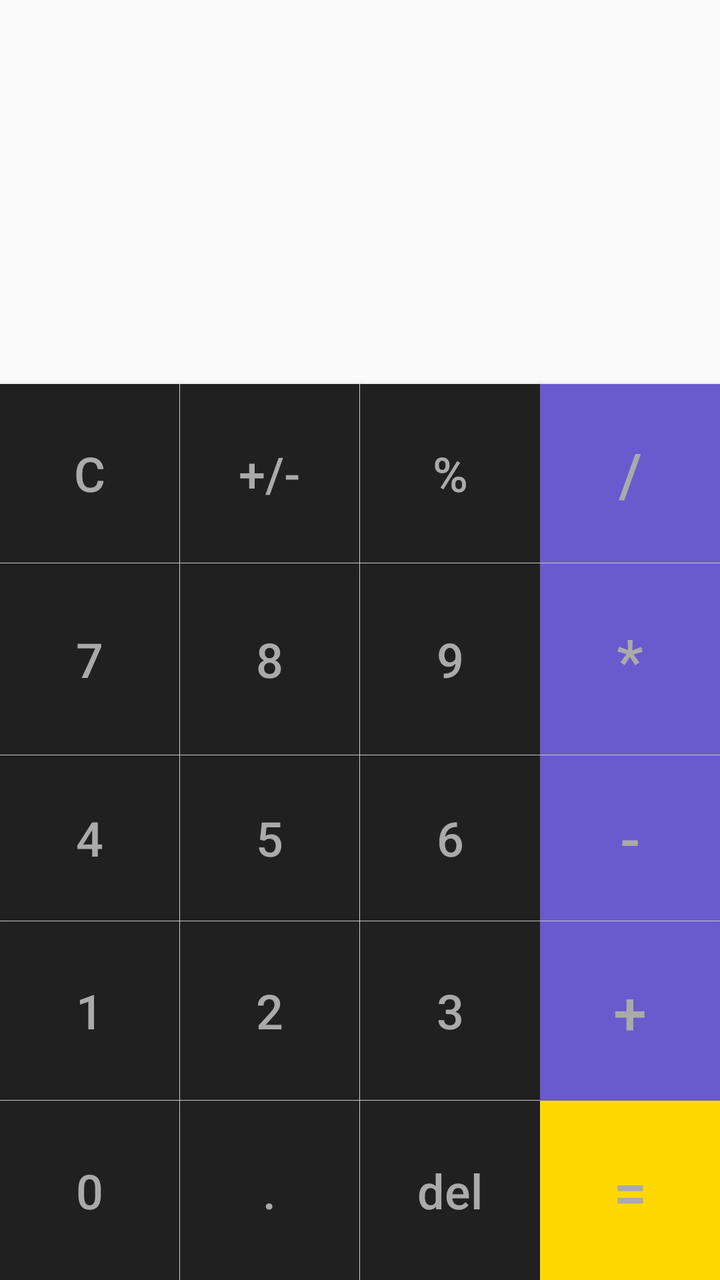
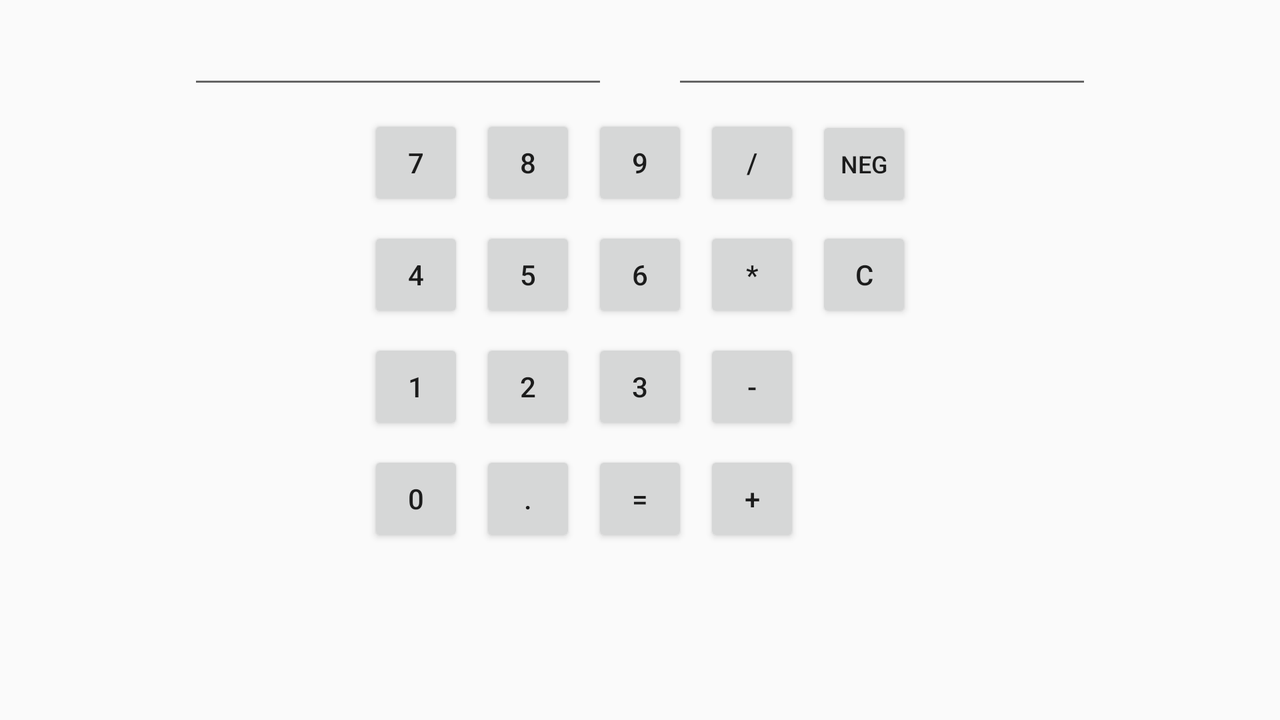

One screen, two layout resources from the same app: the default and the repository's alternative for another configuration. Each is rendered where Android would select it; the XML of both is given below.
<!-- AndroidManifest.xml: application theme AppTheme -->
<!-- res/layout/activity_main.xml -->
<?xml version="1.0" encoding="utf-8"?>
<androidx.constraintlayout.widget.ConstraintLayout
    xmlns:android="http://schemas.android.com/apk/res/android"
    xmlns:app="http://schemas.android.com/apk/res-auto"
    xmlns:tools="http://schemas.android.com/tools"
    android:layout_width="match_parent"
    android:layout_height="match_parent"
    android:background="@null">

    <TextView
        android:id="@+id/operation"
        android:layout_width="wrap_content"
        android:layout_height="wrap_content"
        android:layout_marginStart="8dp"
        android:layout_marginTop="8dp"
        android:layout_marginEnd="8dp"
        android:layout_marginBottom="8dp"
        android:textSize="36sp"
        android:textStyle="bold"
        app:layout_constraintBottom_toTopOf="@+id/guidelineHTop"
        app:layout_constraintEnd_toStartOf="@+id/newNumber"
        app:layout_constraintStart_toStartOf="parent"
        app:layout_constraintTop_toTopOf="parent" />

    <EditText
        android:id="@+id/newNumber"
        android:layout_width="0dp"
        android:layout_height="wrap_content"
        android:background="@null"
        android:ems="10"
        android:gravity="right"
        android:inputType="numberSigned|numberDecimal"
        app:layout_constraintBaseline_toBaselineOf="@+id/operation"
        app:layout_constraintEnd_toEndOf="@+id/result"
        app:layout_constraintStart_toStartOf="@+id/result" />

    <EditText
        android:id="@+id/result"
        android:layout_width="wrap_content"
        android:layout_height="wrap_content"
        android:layout_marginStart="8dp"
        android:layout_marginTop="8dp"
        android:layout_marginEnd="8dp"
        android:layout_marginBottom="8dp"
        android:background="@null"
        android:ems="10"
        android:focusable="false"
        android:focusableInTouchMode="false"
        android:gravity="right"
        android:inputType="numberSigned|numberDecimal"
        android:textSize="24sp"
        app:layout_constraintBottom_toTopOf="@+id/newNumber"
        app:layout_constraintEnd_toEndOf="parent"
        app:layout_constraintStart_toStartOf="parent"
        app:layout_constraintTop_toTopOf="parent" />

    <Button
        android:id="@+id/buttonEquals"
        android:layout_width="0dp"
        android:layout_height="0dp"
        android:background="@color/Gold"
        android:text="="
        android:textColor="@android:color/darker_gray"
        android:textSize="30sp"
        app:layout_constraintBottom_toBottomOf="parent"
        app:layout_constraintEnd_toEndOf="parent"
        app:layout_constraintStart_toStartOf="@+id/guidelineVEnd"
        app:layout_constraintTop_toTopOf="@+id/guidelineH5" />

    <Button
        android:id="@+id/buttonDelete"
        android:layout_width="0dp"
        android:layout_height="0dp"
        android:background="@color/lightBlack"
        android:text="del"
        android:textAllCaps="false"
        android:textColor="@android:color/darker_gray"
        android:textSize="24sp"
        app:layout_constraintBottom_toBottomOf="parent"
        app:layout_constraintEnd_toStartOf="@+id/guidelineVEnd"
        app:layout_constraintStart_toStartOf="@+id/guidelineVMiddle"
        app:layout_constraintTop_toTopOf="@+id/guidelineH5" />

    <Button
        android:id="@+id/buttonDot"
        android:layout_width="0dp"
        android:layout_height="0dp"
        android:layout_marginEnd="0.25dp"
        android:background="@color/lightBlack"
        android:text="."
        android:textColor="@android:color/darker_gray"
        android:textSize="24sp"
        app:layout_constraintBottom_toBottomOf="parent"
        app:layout_constraintEnd_toStartOf="@+id/guidelineVMiddle"
        app:layout_constraintStart_toStartOf="@+id/guidelineVStart"
        app:layout_constraintTop_toTopOf="@+id/guidelineH5" />

    <Button
        android:id="@+id/button0"
        android:layout_width="0dp"
        android:layout_height="0dp"
        android:layout_marginEnd="0.25dp"
        android:background="@color/lightBlack"
        android:text="0"
        android:textColor="@android:color/darker_gray"
        android:textSize="24sp"
        app:layout_constraintBottom_toBottomOf="parent"
        app:layout_constraintEnd_toStartOf="@+id/guidelineVStart"
        app:layout_constraintStart_toStartOf="parent"
        app:layout_constraintTop_toTopOf="@+id/guidelineH5" />

    <Button
        android:id="@+id/buttonPlus"
        android:layout_width="0dp"
        android:layout_height="0dp"
        android:background="@color/slateBlue"
        android:text="+"
        android:textColor="@android:color/darker_gray"
        android:textSize="30sp"
        app:layout_constraintBottom_toTopOf="@+id/guidelineH5"
        app:layout_constraintEnd_toEndOf="parent"
        app:layout_constraintStart_toStartOf="@+id/guidelineVEnd"
        app:layout_constraintTop_toTopOf="@+id/guidelineH4" />

    <Button
        android:id="@+id/button3"
        android:layout_width="0dp"
        android:layout_height="0dp"
        android:layout_marginBottom="0.25dp"
        android:background="@color/lightBlack"
        android:text="3"
        android:textColor="@android:color/darker_gray"
        android:textSize="24sp"
        app:layout_constraintBottom_toTopOf="@+id/guidelineH5"
        app:layout_constraintEnd_toStartOf="@+id/guidelineVEnd"
        app:layout_constraintStart_toStartOf="@+id/guidelineVMiddle"
        app:layout_constraintTop_toTopOf="@+id/guidelineH4" />

    <Button
        android:id="@+id/button2"
        android:layout_width="0dp"
        android:layout_height="0dp"
        android:layout_marginEnd="0.25dp"
        android:layout_marginBottom="0.25dp"
        android:background="@color/lightBlack"
        android:text="2"
        android:textColor="@android:color/darker_gray"
        android:textSize="24sp"
        app:layout_constraintBottom_toTopOf="@+id/guidelineH5"
        app:layout_constraintEnd_toStartOf="@+id/guidelineVMiddle"
        app:layout_constraintStart_toStartOf="@+id/guidelineVStart"
        app:layout_constraintTop_toTopOf="@+id/guidelineH4" />

    <Button
        android:id="@+id/button1"
        android:layout_width="0dp"
        android:layout_height="0dp"
        android:layout_marginEnd="0.25dp"
        android:layout_marginBottom="0.25dp"
        android:background="@color/lightBlack"
        android:text="1"
        android:textColor="@android:color/darker_gray"
        android:textSize="24sp"
        app:layout_constraintBottom_toTopOf="@+id/guidelineH5"
        app:layout_constraintEnd_toStartOf="@+id/guidelineVStart"
        app:layout_constraintStart_toStartOf="parent"
        app:layout_constraintTop_toTopOf="@+id/guidelineH4" />

    <Button
        android:id="@+id/buttonMinus"
        android:layout_width="0dp"
        android:layout_height="0dp"
        android:layout_marginBottom="0.25dp"
        android:background="@color/slateBlue"
        android:text="-"
        android:textColor="@android:color/darker_gray"
        android:textSize="30sp"
        app:layout_constraintBottom_toTopOf="@+id/guidelineH4"
        app:layout_constraintEnd_toEndOf="parent"
        app:layout_constraintStart_toStartOf="@+id/guidelineVEnd"
        app:layout_constraintTop_toTopOf="@+id/guidelineH3" />

    <Button
        android:id="@+id/button6"
        android:layout_width="0dp"
        android:layout_height="0dp"
        android:layout_marginBottom="0.25dp"
        android:background="@color/lightBlack"
        android:text="6"
        android:textColor="@android:color/darker_gray"
        android:textSize="24sp"
        app:layout_constraintBottom_toTopOf="@+id/guidelineH4"
        app:layout_constraintEnd_toStartOf="@+id/guidelineVEnd"
        app:layout_constraintStart_toStartOf="@+id/guidelineVMiddle"
        app:layout_constraintTop_toTopOf="@+id/guidelineH3" />

    <Button
        android:id="@+id/button5"
        android:layout_width="0dp"
        android:layout_height="0dp"
        android:layout_marginEnd="0.25dp"
        android:layout_marginBottom="0.25dp"
        android:background="@color/lightBlack"
        android:text="5"
        android:textColor="@android:color/darker_gray"
        android:textSize="24sp"
        app:layout_constraintBottom_toTopOf="@+id/guidelineH4"
        app:layout_constraintEnd_toStartOf="@+id/guidelineVMiddle"
        app:layout_constraintStart_toStartOf="@+id/guidelineVStart"
        app:layout_constraintTop_toTopOf="@+id/guidelineH3" />

    <Button
        android:id="@+id/button4"
        android:layout_width="0dp"
        android:layout_height="0dp"
        android:layout_marginEnd="0.25dp"
        android:layout_marginBottom="0.25dp"
        android:background="@color/lightBlack"
        android:text="4"
        android:textColor="@android:color/darker_gray"
        android:textSize="24sp"
        app:layout_constraintBottom_toTopOf="@+id/guidelineH4"
        app:layout_constraintEnd_toStartOf="@+id/guidelineVStart"
        app:layout_constraintStart_toStartOf="parent"
        app:layout_constraintTop_toTopOf="@+id/guidelineH3" />

    <Button
        android:id="@+id/buttonMultiply"
        android:layout_width="0dp"
        android:layout_height="0dp"
        android:layout_marginBottom="0.25dp"
        android:background="@color/slateBlue"
        android:text="*"
        android:textColor="@android:color/darker_gray"
        android:textSize="30sp"
        app:layout_constraintBottom_toTopOf="@+id/guidelineH3"
        app:layout_constraintEnd_toEndOf="parent"
        app:layout_constraintStart_toStartOf="@+id/guidelineVEnd"
        app:layout_constraintTop_toTopOf="@+id/guidelineH2" />

    <Button
        android:id="@+id/button9"
        android:layout_width="0dp"
        android:layout_height="0dp"
        android:layout_marginBottom="0.25dp"
        android:background="@color/lightBlack"
        android:text="9"
        android:textColor="@android:color/darker_gray"
        android:textSize="24sp"
        app:layout_constraintBottom_toTopOf="@+id/guidelineH3"
        app:layout_constraintEnd_toStartOf="@+id/guidelineVEnd"
        app:layout_constraintStart_toStartOf="@+id/guidelineVMiddle"
        app:layout_constraintTop_toTopOf="@+id/guidelineH2" />

    <Button
        android:id="@+id/button8"
        android:layout_width="0dp"
        android:layout_height="0dp"
        android:layout_marginEnd="0.25dp"
        android:layout_marginBottom="0.25dp"
        android:background="@color/lightBlack"
        android:text="8"
        android:textColor="@android:color/darker_gray"
        android:textSize="24sp"
        app:layout_constraintBottom_toTopOf="@+id/guidelineH3"
        app:layout_constraintEnd_toStartOf="@+id/guidelineVMiddle"
        app:layout_constraintStart_toStartOf="@+id/guidelineVStart"
        app:layout_constraintTop_toTopOf="@+id/guidelineH2" />

    <Button
        android:id="@+id/button7"
        android:layout_width="0dp"
        android:layout_height="0dp"
        android:layout_marginEnd="0.25dp"
        android:layout_marginBottom="0.25dp"
        android:background="@color/lightBlack"
        android:text="7"
        android:textColor="@android:color/darker_gray"
        android:textSize="24sp"
        app:layout_constraintBottom_toTopOf="@+id/guidelineH3"
        app:layout_constraintEnd_toStartOf="@+id/guidelineVStart"
        app:layout_constraintStart_toStartOf="parent"
        app:layout_constraintTop_toTopOf="@+id/guidelineH2" />

    <Button
        android:id="@+id/buttonDivide"
        android:layout_width="0dp"
        android:layout_height="0dp"
        android:layout_marginBottom="0.25dp"
        android:background="@color/slateBlue"
        android:text="/"
        android:textColor="@android:color/darker_gray"
        android:textSize="30sp"
        app:layout_constraintBottom_toTopOf="@+id/guidelineH2"
        app:layout_constraintEnd_toEndOf="parent"
        app:layout_constraintStart_toStartOf="@+id/guidelineVEnd"
        app:layout_constraintTop_toTopOf="@+id/guidelineHTop" />

    <Button
        android:id="@+id/buttonPercentage"
        android:layout_width="0dp"
        android:layout_height="0dp"
        android:layout_marginBottom="0.25dp"
        android:background="@color/lightBlack"
        android:text="%"
        android:textColor="@android:color/darker_gray"
        android:textSize="24sp"
        app:layout_constraintBottom_toTopOf="@+id/guidelineH2"
        app:layout_constraintEnd_toStartOf="@+id/guidelineVEnd"
        app:layout_constraintStart_toStartOf="@+id/guidelineVMiddle"
        app:layout_constraintTop_toTopOf="@+id/guidelineHTop" />

    <Button
        android:id="@+id/buttonNeg"
        android:layout_width="0dp"
        android:layout_height="0dp"
        android:layout_marginEnd="0.25dp"
        android:layout_marginBottom="0.25dp"
        android:background="@color/lightBlack"
        android:text="+/-"
        android:textColor="@android:color/darker_gray"
        android:textSize="24sp"
        app:layout_constraintBottom_toTopOf="@+id/guidelineH2"
        app:layout_constraintEnd_toStartOf="@+id/guidelineVMiddle"
        app:layout_constraintStart_toStartOf="@+id/guidelineVStart"
        app:layout_constraintTop_toTopOf="@+id/guidelineHTop" />

    <Button
        android:id="@+id/button10"
        android:layout_width="0dp"
        android:layout_height="0dp"
        android:background="@color/lightBlack"
        android:text="C"
        android:textColor="@android:color/darker_gray"
        android:textSize="24sp"
        app:layout_constraintBottom_toTopOf="@+id/guidelineH2"
        app:layout_constraintStart_toStartOf="parent"
        app:layout_constraintTop_toTopOf="@+id/guidelineHTop" />

    <androidx.constraintlayout.widget.Guideline
        android:id="@+id/guidelineHTop"
        android:layout_width="wrap_content"
        android:layout_height="wrap_content"
        android:orientation="horizontal"
        app:layout_constraintGuide_percent="0.3" />

    <androidx.constraintlayout.widget.Guideline
        android:id="@+id/guidelineH2"
        android:layout_width="wrap_content"
        android:layout_height="wrap_content"
        android:orientation="horizontal"
        app:layout_constraintGuide_percent="0.44" />

    <androidx.constraintlayout.widget.Guideline
        android:id="@+id/guidelineH3"
        android:layout_width="wrap_content"
        android:layout_height="wrap_content"
        android:orientation="horizontal"
        app:layout_constraintGuide_percent="0.59" />

    <androidx.constraintlayout.widget.Guideline
        android:id="@+id/guidelineH4"
        android:layout_width="wrap_content"
        android:layout_height="wrap_content"
        android:orientation="horizontal"
        app:layout_constraintGuide_percent="0.72" />

    <androidx.constraintlayout.widget.Guideline
        android:id="@+id/guidelineVStart"
        android:layout_width="wrap_content"
        android:layout_height="wrap_content"
        android:orientation="vertical"
        app:layout_constraintGuide_percent="0.25" />

    <androidx.constraintlayout.widget.Guideline
        android:id="@+id/guidelineVMiddle"
        android:layout_width="wrap_content"
        android:layout_height="wrap_content"
        android:orientation="vertical"
        app:layout_constraintGuide_percent="0.5" />

    <androidx.constraintlayout.widget.Guideline
        android:id="@+id/guidelineVEnd"
        android:layout_width="wrap_content"
        android:layout_height="wrap_content"
        android:orientation="vertical"
        app:layout_constraintGuide_percent="0.75" />

    <androidx.constraintlayout.widget.Guideline
        android:id="@+id/guidelineH5"
        android:layout_width="wrap_content"
        android:layout_height="wrap_content"
        android:orientation="horizontal"
        app:layout_constraintGuide_percent="0.86" />

    <Button
        android:id="@+id/buttonC"
        android:layout_width="0dp"
        android:layout_height="0dp"
        android:layout_marginEnd="0.25dp"
        android:layout_marginBottom="0.25dp"
        android:background="@color/lightBlack"
        android:text="C"
        android:textColor="@android:color/darker_gray"
        android:textSize="24sp"
        app:layout_constraintBottom_toTopOf="@+id/guidelineH2"
        app:layout_constraintEnd_toStartOf="@+id/guidelineVStart"
        app:layout_constraintStart_toEndOf="@+id/button10"
        app:layout_constraintTop_toTopOf="@+id/guidelineHTop" />

</androidx.constraintlayout.widget.ConstraintLayout>
<!-- resources referenced by this layout -->
<resources>
  <color name="Gold">#FFD700</color>
  <color name="lightBlack">#202020</color>
  <color name="slateBlue">#6A5ACD</color>
  <style name="AppTheme" parent="Theme.AppCompat.Light.DarkActionBar">
          
          <item name="colorPrimary">@color/lightBlack</item>
          <item name="colorPrimaryDark">@color/lightBlack</item>
          <item name="colorAccent">@color/colorAccent</item>
      </style>
  <color name="colorAccent">#D81B60</color>
</resources>
<!-- res/layout-land/activity_main.xml (the repository's variant of the layout above) -->
<!-- drawn on the phone turned sideways -->
<?xml version="1.0" encoding="utf-8"?>
<androidx.constraintlayout.widget.ConstraintLayout
    xmlns:android="http://schemas.android.com/apk/res/android"
    xmlns:app="http://schemas.android.com/apk/res-auto"
    xmlns:tools="http://schemas.android.com/tools"
    android:layout_width="match_parent"
    android:layout_height="match_parent"
    tools:context=".MainActivity">

    <Button
        android:id="@+id/buttonC"
        android:layout_width="wrap_content"
        android:layout_height="wrap_content"
        android:layout_marginStart="8dp"
        android:minWidth="48dp"
        android:text="C"
        android:textSize="14sp"
        app:layout_constraintBaseline_toBaselineOf="@+id/buttonMultiply"
        app:layout_constraintStart_toEndOf="@+id/buttonMultiply" />

    <EditText
        android:id="@+id/result"
        android:layout_width="wrap_content"
        android:layout_height="wrap_content"
        android:layout_marginStart="16dp"
        android:layout_marginTop="8dp"
        android:ems="10"
        android:focusable="false"
        android:focusableInTouchMode="false"
        android:inputType="numberSigned|numberDecimal"
        app:layout_constraintStart_toStartOf="@+id/guideline"
        app:layout_constraintTop_toTopOf="parent" />

    <TextView
        android:id="@+id/operation"
        android:layout_width="wrap_content"
        android:layout_height="wrap_content"
        android:layout_marginStart="8dp"
        android:layout_marginEnd="8dp"
        android:textSize="18sp"
        android:textStyle="bold"
        app:layout_constraintBaseline_toBaselineOf="@+id/button7"
        app:layout_constraintEnd_toStartOf="@+id/button7"
        app:layout_constraintStart_toStartOf="@+id/newNumber" />

    <EditText
        android:id="@+id/newNumber"
        android:layout_width="wrap_content"
        android:layout_height="wrap_content"
        android:layout_marginTop="8dp"
        android:layout_marginEnd="16dp"
        android:ems="10"
        android:inputType="numberSigned|numberDecimal"
        app:layout_constraintEnd_toStartOf="@+id/guideline"
        app:layout_constraintTop_toTopOf="parent" />

    <Button
        android:id="@+id/button0"
        android:layout_width="wrap_content"
        android:layout_height="wrap_content"
        android:layout_marginEnd="8dp"
        android:minWidth="48dp"
        android:text="0"
        app:layout_constraintBaseline_toBaselineOf="@+id/buttonDot"
        app:layout_constraintEnd_toStartOf="@+id/buttonDot" />

    <Button
        android:id="@+id/button1"
        android:layout_width="wrap_content"
        android:layout_height="wrap_content"
        android:layout_marginEnd="8dp"
        android:minWidth="48dp"
        android:text="1"
        app:layout_constraintBaseline_toBaselineOf="@+id/button2"
        app:layout_constraintEnd_toStartOf="@+id/button2" />

    <Button
        android:id="@+id/button2"
        android:layout_width="wrap_content"
        android:layout_height="wrap_content"
        android:minWidth="48dp"
        android:text="2"
        app:layout_constraintBaseline_toBaselineOf="@+id/button3"
        app:layout_constraintEnd_toEndOf="@+id/button5" />

    <Button
        android:id="@+id/button3"
        android:layout_width="wrap_content"
        android:layout_height="wrap_content"
        android:layout_marginTop="8dp"
        android:minWidth="48dp"
        android:text="3"
        app:layout_constraintStart_toStartOf="@+id/button6"
        app:layout_constraintTop_toBottomOf="@+id/button6" />

    <Button
        android:id="@+id/button4"
        android:layout_width="wrap_content"
        android:layout_height="wrap_content"
        android:layout_marginEnd="8dp"
        android:minWidth="48dp"
        android:text="4"
        app:layout_constraintBaseline_toBaselineOf="@+id/button5"
        app:layout_constraintEnd_toStartOf="@+id/button5" />

    <Button
        android:id="@+id/button5"
        android:layout_width="wrap_content"
        android:layout_height="wrap_content"
        android:minWidth="48dp"
        android:text="5"
        app:layout_constraintBaseline_toBaselineOf="@+id/button6"
        app:layout_constraintEnd_toEndOf="@+id/button8" />

    <Button
        android:id="@+id/button6"
        android:layout_width="wrap_content"
        android:layout_height="wrap_content"
        android:layout_marginTop="8dp"
        android:minWidth="48dp"
        android:text="6"
        app:layout_constraintStart_toStartOf="@+id/button9"
        app:layout_constraintTop_toBottomOf="@+id/button9" />

    <Button
        android:id="@+id/button7"
        android:layout_width="wrap_content"
        android:layout_height="wrap_content"
        android:layout_marginEnd="8dp"
        android:minWidth="48dp"
        android:text="7"
        app:layout_constraintBaseline_toBaselineOf="@+id/button8"
        app:layout_constraintEnd_toStartOf="@+id/button8" />

    <Button
        android:id="@+id/button8"
        android:layout_width="wrap_content"
        android:layout_height="wrap_content"
        android:layout_marginEnd="8dp"
        android:minWidth="48dp"
        android:text="8"
        app:layout_constraintBaseline_toBaselineOf="@+id/button9"
        app:layout_constraintEnd_toStartOf="@+id/button9" />

    <Button
        android:id="@+id/button9"
        android:layout_width="wrap_content"
        android:layout_height="wrap_content"
        android:layout_marginTop="8dp"
        android:minWidth="48dp"
        android:text="9"
        app:layout_constraintEnd_toEndOf="parent"
        app:layout_constraintStart_toStartOf="parent"
        app:layout_constraintTop_toBottomOf="@+id/result" />

    <Button
        android:id="@+id/buttonDot"
        android:layout_width="wrap_content"
        android:layout_height="wrap_content"
        android:minWidth="48dp"
        android:text="."
        app:layout_constraintBaseline_toBaselineOf="@+id/buttonEquals"
        app:layout_constraintEnd_toEndOf="@+id/button2" />

    <Button
        android:id="@+id/buttonMinus"
        android:layout_width="wrap_content"
        android:layout_height="wrap_content"
        android:layout_marginStart="8dp"
        android:minWidth="48dp"
        android:text="-"
        app:layout_constraintBaseline_toBaselineOf="@+id/button3"
        app:layout_constraintStart_toEndOf="@+id/button3" />

    <Button
        android:id="@+id/buttonMultiply"
        android:layout_width="wrap_content"
        android:layout_height="wrap_content"
        android:layout_marginStart="8dp"
        android:minWidth="48dp"
        android:text="*"
        app:layout_constraintBaseline_toBaselineOf="@+id/button6"
        app:layout_constraintStart_toEndOf="@+id/button6" />

    <Button
        android:id="@+id/buttonPlus"
        android:layout_width="wrap_content"
        android:layout_height="wrap_content"
        android:layout_marginStart="8dp"
        android:minWidth="48dp"
        android:text="+"
        app:layout_constraintBaseline_toBaselineOf="@+id/buttonEquals"
        app:layout_constraintStart_toEndOf="@+id/buttonEquals" />

    <Button
        android:id="@+id/buttonDivide"
        android:layout_width="wrap_content"
        android:layout_height="wrap_content"
        android:layout_marginStart="8dp"
        android:minWidth="48dp"
        android:text="/"
        app:layout_constraintBaseline_toBaselineOf="@+id/button9"
        app:layout_constraintStart_toEndOf="@+id/button9" />

    <Button
        android:id="@+id/buttonNeg"
        android:layout_width="wrap_content"
        android:layout_height="wrap_content"
        android:layout_marginStart="8dp"
        android:minWidth="48dp"
        android:text="Neg"
        android:textSize="12sp"
        app:layout_constraintBaseline_toBaselineOf="@+id/buttonDivide"
        app:layout_constraintStart_toEndOf="@+id/buttonDivide" />

    <Button
        android:id="@+id/buttonEquals"
        android:layout_width="wrap_content"
        android:layout_height="wrap_content"
        android:layout_marginTop="8dp"
        android:minWidth="48dp"
        android:text="="
        app:layout_constraintStart_toStartOf="@+id/button3"
        app:layout_constraintTop_toBottomOf="@+id/button3" />

    <androidx.constraintlayout.widget.Guideline
        android:id="@+id/guideline"
        android:layout_width="wrap_content"
        android:layout_height="wrap_content"
        android:orientation="vertical"
        app:layout_constraintGuide_percent="0.5" />

</androidx.constraintlayout.widget.ConstraintLayout>
<!-- resources referenced by the variant -->
<!-- as the phone turned sideways resolves them -->
<resources>
  <style name="AppTheme" parent="Theme.AppCompat.Light.DarkActionBar">
          
          <item name="colorPrimary">@color/lightBlack</item>
          <item name="colorPrimaryDark">@color/lightBlack</item>
          <item name="colorAccent">@color/colorAccent</item>
      </style>
  <color name="lightBlack">#202020</color>
  <color name="colorAccent">#D81B60</color>
</resources>
